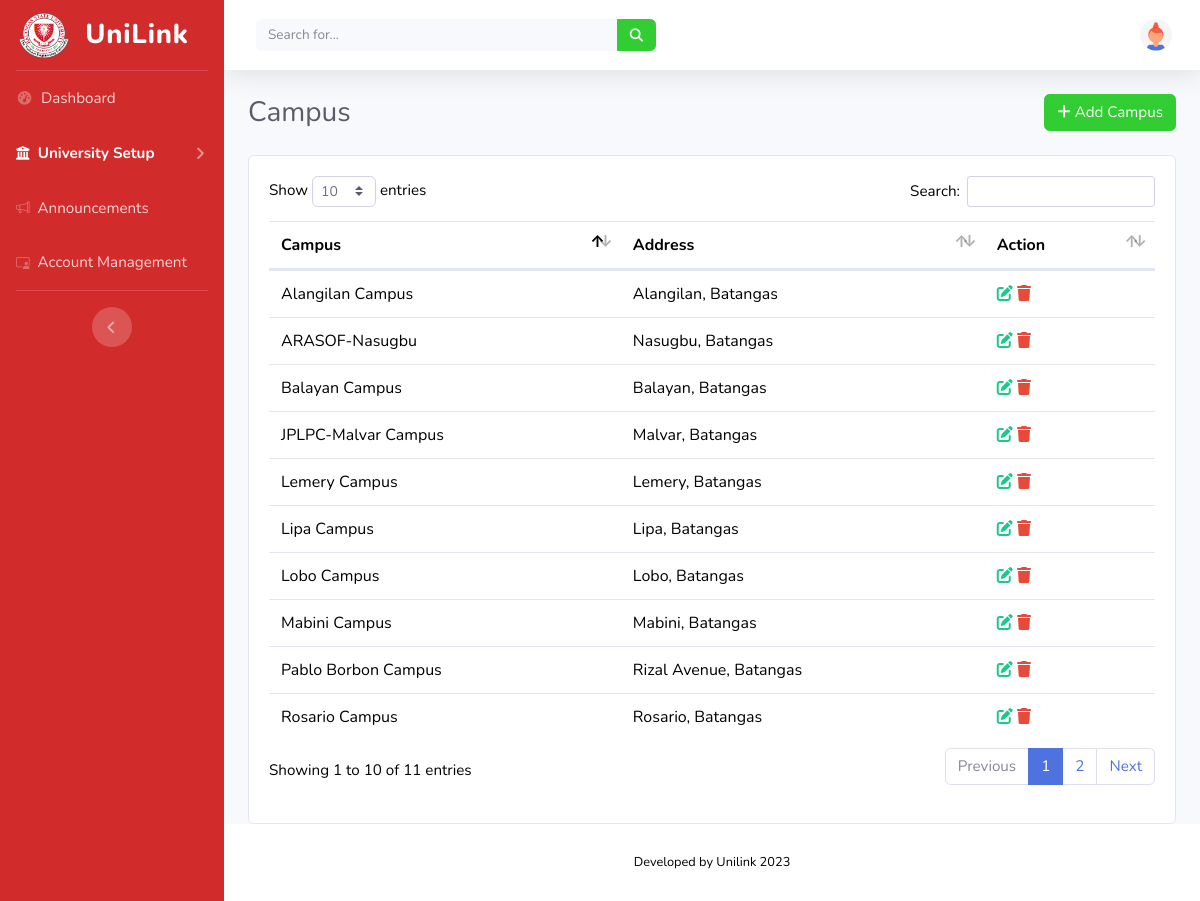
The page /ADMIN/campus.php on the database its author committed.
### tables this page shows
CREATE TABLE `campus` (
  `id` int(50) NOT NULL,
  `campus_name` varchar(100) NOT NULL,
  `address` varchar(100) NOT NULL
);

### ADMIN/campus.php (the view, shortened to what this page needs)
<html lang="en">
  <head>
    <link href="vendor/fontawesome-free/css/all.min.css" rel="stylesheet" type="text/css">
    <link href="https://maxcdn.bootstrapcdn.com/bootstrap/4.5.2/css/bootstrap.min.css" rel="stylesheet">
    <link rel="stylesheet" href="https://cdn.jsdelivr.net/npm/bootstrap-icons@1.11.0/font/bootstrap-icons.css">
    <link href="vendor/datatables/dataTables.bootstrap4.min.css" rel="stylesheet">
    <link href="css/sb-admin-2.min.css" rel="stylesheet">
  </head>
  <body id="page-top">
    <?php
      include 'db.php';
    ?>
    <div id="wrapper">
      <ul class="navbar-nav bg-gradient-primary sidebar sidebar-dark accordion" id="accordionSidebar">
        <a class="sidebar-brand d-flex align-items-center justify-content-center" href="index2.php">
          <img src="..\imgs\BSU.png" width="50" height="45">
          <div class="sidebar-brand-text mx-3">UniLink</div>
        </a>
        <hr class="sidebar-divider my-0">
        <li class="nav-item">
          <a class="nav-link" href="index.php">
            <i class="fas fa-fw fa-tachometer-alt"></i>
            <span>Dashboard</span>
          </a>
        </li>
        <li class="nav-item active">
          <a class="nav-link collapsed" href="#" data-toggle="collapse" data-target="#collapseTwo" aria-expanded="true" aria-controls="collapseTwo">
            <i class="fas fa-university"></i>
            <span>University Setup</span>
          </a>
        </li>
        <li class="nav-item">
          <a class="nav-link" href="announcement.php">
            <i class="bi bi-megaphone"></i>
            <span>Announcements</span>
          </a>
        </li>
        <li class="nav-item">
          <a class="nav-link" href="main_user_management.php">
            <i class="bi bi-person-video3"></i>
            <span> Account Management</span>
          </a>
        </li>
        <hr class="sidebar-divider">
        <div class="text-center d-none d-md-inline">
          <button class="rounded-circle border-0" id="sidebarToggle"></button>
        </div>
      </ul>
      <div id="content-wrapper" class="d-flex flex-column">
        <div id="content">
          <nav class="navbar navbar-expand navbar-light bg-white topbar mb-4 static-top shadow">
            <div class="d-none d-sm-inline-block form-inline mr-auto ml-md-3 my-2 my-md-0 mw-100 navbar-search">
              <div class="input-group">
                <input type="text" class="form-control bg-light border-0 small" placeholder="Search for..." aria-label="Search" aria-describedby="basic-addon2">
                <div class="input-group-append">
                  <button class="btn btn-primary" type="button">
                  </button>
                </div>
              </div>
            </div>
            <ul class="navbar-nav ml-auto">
              <li class="nav-item dropdown no-arrow">
                <a class="nav-link dropdown-toggle" href="#" id="userDropdown" role="button" data-toggle="dropdown" aria-haspopup="true" aria-expanded="false">
                  <img class="img-profile rounded-circle" src="imgs/undraw_profile_3.svg">
                </a>
              </li>
            </ul>
          </nav>
          <div class="container-fluid">
            <div class="d-flex justify-content-between align-items-center mb-4">
              <h3 class="h3 mb-0 text-gray-800">Campus</h3>
              <div class="d-flex">
                <a class="btn btn-primary rounded-fill" data-toggle="modal" data-target="#addcampus">
                  <i class="fas fa-plus"></i> Add Campus </a>
              </div>
            </div>
            <div class="card">
              <div class="card-body">
                <div class="table">
                  <table id="myTable" class="table display" data-ordering="true" data-paging="true" data-searching="true">
                    <thead>
                      <tr>
                        <th>Campus</th>
                        <th>Address</th>
                        <th>Action</th>
                      </tr>
                    </thead>
                    <tbody>
                    <?php
                      $query = "SELECT * FROM campus";
                      $sql = mysqli_query($conn, $query);
                      while ($row = mysqli_fetch_array($sql)) {
                    ?>
                      <tr>
                        <td> <?php echo $row["campus_name"]; ?> </td>
                        <td> <?php echo $row["address"]; ?> </td>
                        <td>
                          <a class="editCampus" data-toggle="modal" data-target="#editCampusModal" id="editCampus" onclick="setData(`<?=$row['campus_name']?>`, `<?=$row['address']?>`)">
                            <i class='fas fa-edit text-success'></i>
                          </a>
                          <a href="campus.php?id=<?php echo $row['id']; ?>" onClick="return confirm('Are you sure you want to delete?')" name="delcampus">
                            <i class="fas fa-trash text-danger"></i>
                          </a>
                        </td>
                      </tr>
                    <?php
                      }
                    ?>
                    </tbody>
                  </table>
                </div>
              </div>
            </div>
          </div>
          <footer class="sticky-footer bg-white">
            <div class="container my-auto">
              <div class="copyright text-center my-auto">
                <span>Developed by Unilink 2023</span>
              </div>
            </div>
          </footer>
        </div>
      </div>
    </div>
  </body>
</html>

### rows shown on the page
campus: campus_name "ARASOF-Nasugbu", address "Nasugbu, Batangas"
campus: campus_name "Alangilan Campus", address "Alangilan, Batangas"
campus: campus_name "Balayan Campus", address "Balayan, Batangas"
campus: campus_name "JPLPC-Malvar Campus", address "Malvar, Batangas"
campus: campus_name "Pablo Borbon Campus", address "Rizal Avenue, Batangas"
campus: campus_name "Lemery Campus", address "Lemery, Batangas"
campus: campus_name "Mabini Campus", address "Mabini, Batangas"
campus: campus_name "Lipa Campus", address "Lipa, Batangas"
campus: campus_name "Rosario Campus", address "Rosario, Batangas"
campus: campus_name "Lobo Campus", address "Lobo, Batangas"
